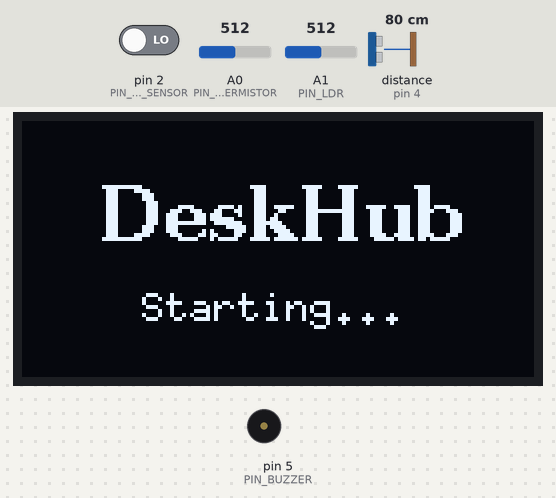
Bench run of a sketch on a simulated Arduino Uno, built with avr-gcc and run on an emulated ATmega328P. Parts: 128×64 one-colour display, buzzer (waves = sounding, pin HIGH). Wiring (inferred from the names in the program): ultrasonic range finder: trigger pin 3; echo pin 4. The test bench sets the inputs (shaded band); at power-on: A1 (PIN_LDR) = 512, pin 2 (PIN_SOUND_SENSOR) LOW, A0 (PIN_THERMISTOR) = 512, distance to the obstacle (sensor on pin 4) 80 cm. The echo pulse lasts 58.3 µs per cm; pins used as bus, display or sensor lines are not drawn.

Above: at 0.4 s.
At 12.1 s:
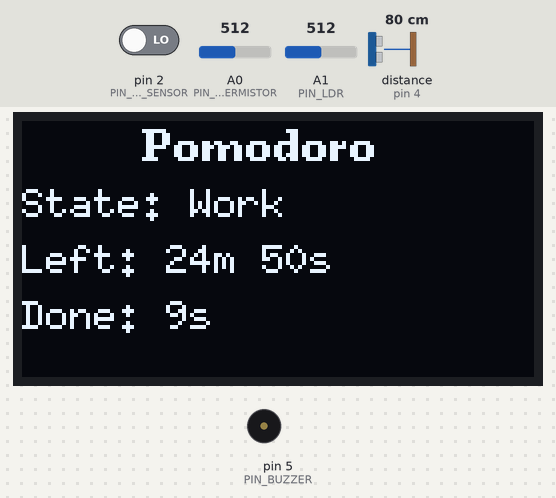
12.2 s: A1 (PIN_LDR) set to 0
At 18.5 s:
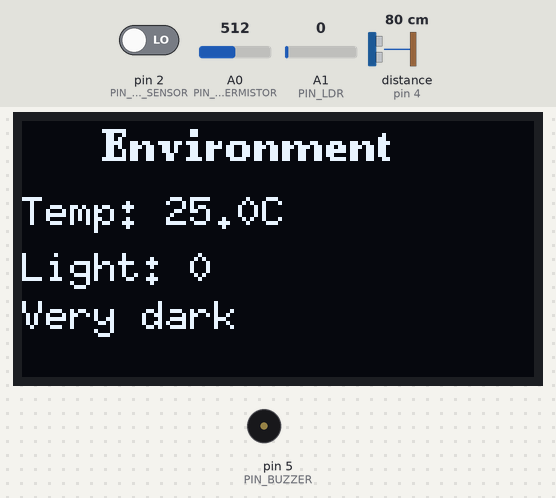
24.0 s: A1 (PIN_LDR) set to 92
At 43.9 s:
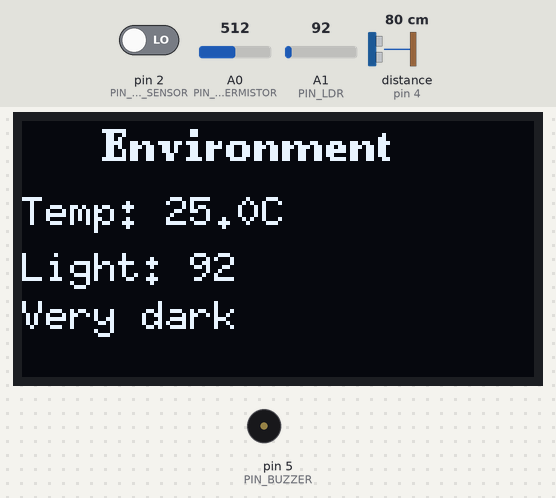
44.2 s: A1 (PIN_LDR) set to 109
At 45.7 s:
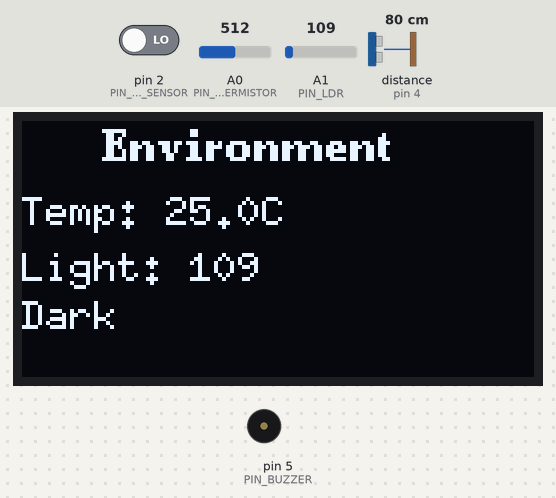
Timing chart, 0 to 47.2 s (numbered marks = the images above; inputs shaded):
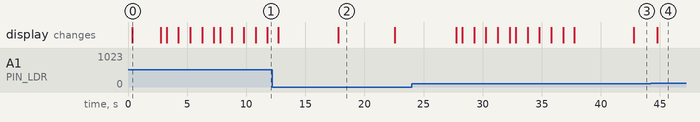

Measured:
- the behaviour switches between 99 and 100 on A1 (PIN_LDR) (found by bisection; images 3 and 4)
- after the input at 12.2 s, the display: first differs from a run without the input after 5.6 s (image 2)
- after the input at 44.2 s, the display: changes after 0.57 s (image 4)
- what the display in image 0 shows lasts 2.5 s, from 0.3 s to 2.8 s
- what the display in image 2 shows lasts 4.8 s, from 17.8 s to 22.6 s

The sketch:

main.ino
```cpp
#include <Arduino.h>
#include "config.h"
#include "DisplayManager.h"
#include "PageManager.h"
#include "PomodoroManager.h"
#include "SensorManager.h"
#include "QuoteManager.h"

DisplayManager displayMgr;
PomodoroManager pomodoroMgr;
SensorManager sensorMgr;
QuoteManager quoteMgr;
PageManager pageMgr;

void setup() {
    Serial.begin(115200);

    displayMgr.init();
    displayMgr.showSplash();
    delay(2000);

    pomodoroMgr.init();
    sensorMgr.init();
    quoteMgr.init();

    pageMgr.init(&displayMgr, &pomodoroMgr, &sensorMgr, &quoteMgr);

    // Auto-start pomodoro for demo
    pomodoroMgr.start();
}

void loop() {
    pomodoroMgr.update();
    sensorMgr.update();
    pageMgr.update();
}
```

DisplayManager.cpp
```cpp
#include "DisplayManager.h"

void DisplayManager::init() {
    u8g2.begin();
    u8g2.setFont(u8g2_font_6x10_tf);
}

void DisplayManager::clear() {
    u8g2.clearBuffer();
}

void DisplayManager::showSplash() {
    u8g2.firstPage();
    do {
        u8g2.setFont(u8g2_font_ncenB14_tr);
        u8g2.drawStr(20, 30, "DeskHub");
        u8g2.setFont(u8g2_font_6x10_tf);
        u8g2.drawStr(30, 50, "Starting...");
    } while (u8g2.nextPage());
}

void DisplayManager::beginDraw() {
    u8g2.firstPage();
}

void DisplayManager::endDraw() {
    // U8g2 page mode handles this in the do-while loop
}

void DisplayManager::drawText(int x, int y, const char* text) {
    u8g2.drawStr(x, y, text);
}

void DisplayManager::drawText(int x, int y, const String& text) {
    u8g2.drawStr(x, y, text.c_str());
}

void DisplayManager::setFont(const uint8_t* font) {
    u8g2.setFont(font);
}
```

DisplayManager.h
```cpp
#ifndef DISPLAY_MANAGER_H
#define DISPLAY_MANAGER_H

#include <U8g2lib.h>
#include "config.h"

class DisplayManager {
public:
    void init();
    void clear();
    void showSplash();
    void beginDraw();
    void endDraw();

    void drawText(int x, int y, const char* text);
    void drawText(int x, int y, const String& text);
    void setFont(const uint8_t* font);

    U8G2_SSD1306_128X64_NONAME_1_HW_I2C& getU8g2() { return u8g2; }

private:
    U8G2_SSD1306_128X64_NONAME_1_HW_I2C u8g2 = U8G2_SSD1306_128X64_NONAME_1_HW_I2C(U8G2_R0, U8X8_PIN_NONE);
};

#endif
```

PageManager.cpp
```cpp
#include "PageManager.h"

void PageManager::init(DisplayManager* display, PomodoroManager* pomodoro, SensorManager* sensor, QuoteManager* quote) {
    displayMgr = display;
    pomodoroMgr = pomodoro;
    sensorMgr = sensor;
    quoteMgr = quote;

    currentPage = PAGE_HOME;
    lastPageCycle = millis();
    lastDisplayUpdate = 0;
}

void PageManager::update() {
    unsigned long now = millis();

    // Auto-cycle pages
    if (now - lastPageCycle >= PAGE_CYCLE_INTERVAL) {
        lastPageCycle = now;
        nextPage();
    }

    // Update display
    if (now - lastDisplayUpdate >= DISPLAY_UPDATE_INTERVAL) {
        lastDisplayUpdate = now;
        drawCurrentPage();
    }
}

void PageManager::nextPage() {
    currentPage = (PageType)((currentPage + 1) % PAGE_COUNT);
    if (currentPage == PAGE_QUOTES) {
        quoteMgr->nextQuote();
    }
}

void PageManager::setPage(PageType page) {
    currentPage = page;
    lastPageCycle = millis();
}

void PageManager::drawCurrentPage() {
    displayMgr->getU8g2().firstPage();
    do {
        switch (currentPage) {
            case PAGE_HOME:
                drawHomePage();
                break;
            case PAGE_POMODORO:
                drawPomodoroPage();
                break;
            case PAGE_SESSION:
                drawSessionPage();
                break;
            case PAGE_ENVIRONMENT:
                drawEnvironmentPage();
                break;
            case PAGE_QUOTES:
                drawQuotesPage();
                break;
        }
    } while (displayMgr->getU8g2().nextPage());
}

void PageManager::drawHomePage() {
    displayMgr->setFont(u8g2_font_ncenB10_tr);
    displayMgr->drawText(25, 12, "DeskHub");

    displayMgr->setFont(u8g2_font_6x10_tf);

    String uptime = "Up: " + Utility::formatTime(Utility::getUptime());
    displayMgr->drawText(0, 28, uptime);

    String pomodoroMode = "Mode: ";
    switch (pomodoroMgr->getState()) {
        case POMODORO_IDLE:
            pomodoroMode += "Idle";
            break;
        case POMODORO_WORK:
            pomodoroMode += "Work";
            break;
        case POMODORO_BREAK:
            pomodoroMode += "Break";
            break;
    }
    displayMgr->drawText(0, 40, pomodoroMode);

    String sessions = "Sessions: " + String(pomodoroMgr->getSessionCount());
    displayMgr->drawText(0, 52, sessions);
}

void PageManager::drawPomodoroPage() {
    displayMgr->setFont(u8g2_font_ncenB08_tr);
    displayMgr->drawText(30, 10, "Pomodoro");

    displayMgr->setFont(u8g2_font_6x10_tf);

    String state = "State: ";
    switch (pomodoroMgr->getState()) {
        case POMODORO_IDLE:
            state += "Idle";
            break;
        case POMODORO_WORK:
            state += "Work";
            break;
        case POMODORO_BREAK:
            state += "Break";
            break;
    }
    if (pomodoroMgr->isPaused()) {
        state += " (Paused)";
    }
    displayMgr->drawText(0, 24, state);

    if (pomodoroMgr->getState() != POMODORO_IDLE) {
        String remaining = "Left: " + Utility::formatTime(pomodoroMgr->getTimeRemaining());
        displayMgr->drawText(0, 38, remaining);

        String elapsed = "Done: " + Utility::formatTime(pomodoroMgr->getTimeElapsed());
        displayMgr->drawText(0, 52, elapsed);
    }
}

void PageManager::drawSessionPage() {
    displayMgr->setFont(u8g2_font_ncenB08_tr);
    displayMgr->drawText(35, 10, "Session");

    displayMgr->setFont(u8g2_font_6x10_tf);

    // Hardcoded activity for now
    displayMgr->drawText(0, 28, "Activity:");
    displayMgr->setFont(u8g2_font_ncenB08_tr);
    displayMgr->drawText(25, 45, "Coding");

    displayMgr->setFont(u8g2_font_6x10_tf);
    displayMgr->drawText(0, 60, "Sessions: " + String(pomodoroMgr->getSessionCount()));
}

void PageManager::drawEnvironmentPage() {
    displayMgr->setFont(u8g2_font_ncenB08_tr);
    displayMgr->drawText(20, 10, "Environment");

    displayMgr->setFont(u8g2_font_6x10_tf);

    String temp = "Temp: " + String(sensorMgr->getTemperature(), 1) + "C";
    displayMgr->drawText(0, 26, temp);

    int lightLevel = sensorMgr->getLightLevel();
    String light = "Light: " + String(lightLevel);
    displayMgr->drawText(0, 40, light);
    displayMgr->drawText(0, 52, getLightDescription(lightLevel));

}


void PageManager::drawQuotesPage() {
    displayMgr->setFont(u8g2_font_ncenB08_tr);
    displayMgr->drawText(35, 10, "Quotes");

    displayMgr->setFont(u8g2_font_6x10_tf);

    const char* quote = quoteMgr->getCurrentQuote();

    // Simple word wrap for quotes
    String quoteStr = String(quote);
    int lineY = 35;
    int maxWidth = 120;
    int startIdx = 0;

    while (startIdx < quoteStr.length()) {
        int endIdx = startIdx + 20;
        if (endIdx >= quoteStr.length()) {
            endIdx = quoteStr.length();
        } else {
            // Find last space
            while (endIdx > startIdx && quoteStr.charAt(endIdx) != ' ') {
                endIdx--;
            }
            if (endIdx == startIdx) {
                endIdx = startIdx + 20;
            }
        }

        String line = quoteStr.substring(startIdx, endIdx);
        displayMgr->drawText(5, lineY, line);
        lineY += 12;
        startIdx = endIdx + 1;

        if (lineY > 60) break;
    }
}

String PageManager::getLightDescription(int level) {
    if (level < 100) {
        return "Very dark";
    } else if (level < 300) {
        return "Dark";
    } else if (level < 600) {
        return "Dim";
    } else if (level < 800) {
        return "Bright";
    } else {
        return "Very bright";
    }
}
```

PageManager.h
```cpp
#ifndef PAGE_MANAGER_H
#define PAGE_MANAGER_H

#include <Arduino.h>
#include "DisplayManager.h"
#include "PomodoroManager.h"
#include "SensorManager.h"
#include "QuoteManager.h"
#include "Utility.h"

enum PageType {
    PAGE_HOME,
    PAGE_POMODORO,
    PAGE_SESSION,
    PAGE_ENVIRONMENT,
    PAGE_QUOTES,
    PAGE_COUNT
};

class PageManager {
public:
    void init(DisplayManager* display, PomodoroManager* pomodoro, SensorManager* sensor, QuoteManager* quote);
    void update();
    void nextPage();
    void setPage(PageType page);

private:
    DisplayManager* displayMgr;
    PomodoroManager* pomodoroMgr;
    SensorManager* sensorMgr;
    QuoteManager* quoteMgr;

    PageType currentPage;
    unsigned long lastPageCycle;
    unsigned long lastDisplayUpdate;

    void drawCurrentPage();
    void drawHomePage();
    void drawPomodoroPage();
    void drawSessionPage();
    void drawEnvironmentPage();
    void drawQuotesPage();

    String getLightDescription(int level);
};

#endif
```

PomodoroManager.cpp
```cpp
#include "PomodoroManager.h"

void PomodoroManager::init() {
    state = POMODORO_IDLE;
    startTime = 0;
    pauseTime = 0;
    elapsedBeforePause = 0;
    paused = false;
    sessionCount = 0;
    pinMode(PIN_BUZZER, OUTPUT);
    digitalWrite(PIN_BUZZER, LOW);
}

void PomodoroManager::update() {
    if (state == POMODORO_IDLE || paused) {
        return;
    }

    unsigned long elapsed = millis() - startTime + elapsedBeforePause;

    if (state == POMODORO_WORK && elapsed >= POMODORO_WORK_DURATION) {
        switchToBreak();
    } else if (state == POMODORO_BREAK && elapsed >= POMODORO_BREAK_DURATION) {
        switchToWork();
    }
}

void PomodoroManager::start() {
    state = POMODORO_WORK;
    startTime = millis();
    elapsedBeforePause = 0;
    paused = false;
    sessionCount = 0;
}

void PomodoroManager::pause() {
    if (state != POMODORO_IDLE && !paused) {
        paused = true;
        pauseTime = millis();
        elapsedBeforePause += (pauseTime - startTime);
    }
}

void PomodoroManager::resume() {
    if (paused) {
        paused = false;
        startTime = millis();
    }
}

void PomodoroManager::reset() {
    state = POMODORO_IDLE;
    startTime = 0;
    pauseTime = 0;
    elapsedBeforePause = 0;
    paused = false;
    digitalWrite(PIN_BUZZER, LOW);
}

unsigned long PomodoroManager::getTimeRemaining() const {
    if (state == POMODORO_IDLE) {
        return 0;
    }

    unsigned long elapsed = paused ? elapsedBeforePause : (millis() - startTime + elapsedBeforePause);
    unsigned long duration = (state == POMODORO_WORK) ? POMODORO_WORK_DURATION : POMODORO_BREAK_DURATION;

    if (elapsed >= duration) {
        return 0;
    }
    return duration - elapsed;
}

unsigned long PomodoroManager::getTimeElapsed() const {
    if (state == POMODORO_IDLE) {
        return 0;
    }
    return paused ? elapsedBeforePause : (millis() - startTime + elapsedBeforePause);
}

void PomodoroManager::switchToBreak() {
    state = POMODORO_BREAK;
    startTime = millis();
    elapsedBeforePause = 0;
    sessionCount++;
    playBuzzer();
}

void PomodoroManager::switchToWork() {
    state = POMODORO_WORK;
    startTime = millis();
    elapsedBeforePause = 0;
    playBuzzer();
}

void PomodoroManager::playBuzzer() {
    tone(PIN_BUZZER, 1000, 200);
}
```

PomodoroManager.h
```cpp
#ifndef POMODORO_MANAGER_H
#define POMODORO_MANAGER_H

#include <Arduino.h>
#include "config.h"

enum PomodoroState {
    POMODORO_IDLE,
    POMODORO_WORK,
    POMODORO_BREAK
};

class PomodoroManager {
public:
    void init();
    void update();
    void start();
    void pause();
    void resume();
    void reset();

    PomodoroState getState() const { return state; }
    unsigned long getTimeRemaining() const;
    unsigned long getTimeElapsed() const;
    bool isPaused() const { return paused; }
    uint16_t getSessionCount() const { return sessionCount; }

private:
    PomodoroState state;
    unsigned long startTime;
    unsigned long pauseTime;
    unsigned long elapsedBeforePause;
    bool paused;
    uint16_t sessionCount;

    void switchToBreak();
    void switchToWork();
    void playBuzzer();
};

#endif
```

QuoteManager.cpp
```cpp
#include "QuoteManager.h"

const char* QuoteManager::quotes[] = {
    "Code is poetry",
    "Stay focused",
    "One step at a time",
    "Debug your mind",
    "Keep learning",
    "Build something",
    "Break the routine",
    "Think different",
    "Iterate & improve",
    "Ship it!"
};

const uint8_t QuoteManager::quoteCount = sizeof(quotes) / sizeof(quotes[0]);

void QuoteManager::init() {
    currentIndex = 0;
}

const char* QuoteManager::getCurrentQuote() {
    return quotes[currentIndex];
}

void QuoteManager::nextQuote() {
    currentIndex = (currentIndex + 1) % quoteCount;
}
```

QuoteManager.h
```cpp
#ifndef QUOTE_MANAGER_H
#define QUOTE_MANAGER_H

#include <Arduino.h>

class QuoteManager {
public:
    void init();
    const char* getCurrentQuote();
    void nextQuote();

private:
    uint8_t currentIndex;
    static const char* quotes[];
    static const uint8_t quoteCount;
};

#endif
```

SensorManager.cpp
```cpp
#include "SensorManager.h"
#include <math.h>

void SensorManager::init() {
    pinMode(PIN_THERMISTOR, INPUT);
    pinMode(PIN_LDR, INPUT);
    pinMode(PIN_SOUND_SENSOR, INPUT);
    pinMode(PIN_ULTRASONIC_TRIG, OUTPUT);
    pinMode(PIN_ULTRASONIC_ECHO, INPUT);

    digitalWrite(PIN_ULTRASONIC_TRIG, LOW);

    temperature = 0.0;
    lightLevel = 0;
    soundDetected = false;
    distance = 0;
    lastSensorRead = 0;
}

void SensorManager::update() {
    unsigned long now = millis();
    if (now - lastSensorRead >= SENSOR_READ_INTERVAL) {
        lastSensorRead = now;

        readThermistor();
        readLDR();
        readSoundSensor();
        readUltrasonic();
    }
}

void SensorManager::readThermistor() {
    int raw = analogRead(PIN_THERMISTOR);

    // Convert ADC to resistance
    float resistance = THERMISTOR_SERIES_RESISTOR / ((1023.0 / raw) - 1.0);

    // Steinhart-Hart equation
    float steinhart;
    steinhart = resistance / THERMISTOR_NOMINAL;
    steinhart = log(steinhart);
    steinhart /= THERMISTOR_B_COEFFICIENT;
    steinhart += 1.0 / (THERMISTOR_TEMP_NOMINAL + 273.15);
    steinhart = 1.0 / steinhart;
    steinhart -= 273.15;

    temperature = steinhart;
}

void SensorManager::readLDR() {
    lightLevel = analogRead(PIN_LDR);
}

void SensorManager::readSoundSensor() {
    soundDetected = digitalRead(PIN_SOUND_SENSOR) == HIGH;
}

void SensorManager::readUltrasonic() {
    digitalWrite(PIN_ULTRASONIC_TRIG, LOW);
    delayMicroseconds(2);
    digitalWrite(PIN_ULTRASONIC_TRIG, HIGH);
    delayMicroseconds(10);
    digitalWrite(PIN_ULTRASONIC_TRIG, LOW);

    unsigned long duration = pulseIn(PIN_ULTRASONIC_ECHO, HIGH, ULTRASONIC_TIMEOUT);

    if (duration == 0) {
        distance = -1.0;
    } else {
        distance = duration * 0.034 / 2.0;
    }
}
```

SensorManager.h
```cpp
#ifndef SENSOR_MANAGER_H
#define SENSOR_MANAGER_H

#include <Arduino.h>
#include "config.h"

class SensorManager {
public:
    void init();
    void update();

    float getTemperature() const { return temperature; }
    int getLightLevel() const { return lightLevel; }
    bool getSoundDetected() const { return soundDetected; }
    float getDistance() const { return distance; }

private:
    float temperature;
    int lightLevel;
    bool soundDetected;
    float distance;

    unsigned long lastSensorRead;

    void readThermistor();
    void readLDR();
    void readSoundSensor();
    void readUltrasonic();
};

#endif
```

Utility.cpp
```cpp
#include "Utility.h"

unsigned long Utility::getUptime() {
    return millis();
}

int Utility::getFreeRAM() {
    extern int __heap_start, *__brkval;
    int v;
    return (int)&v - (__brkval == 0 ? (int)&__heap_start : (int)__brkval);
}

String Utility::formatTime(unsigned long milliseconds) {
    unsigned long seconds = milliseconds / 1000;
    unsigned long minutes = seconds / 60;
    unsigned long hours = minutes / 60;

    seconds %= 60;
    minutes %= 60;

    String result = "";
    if (hours > 0) {
        result += String(hours) + "h ";
    }
    if (minutes > 0 || hours > 0) {
        result += String(minutes) + "m ";
    }
    result += String(seconds) + "s";

    return result;
}
```

Utility.h
```cpp
#ifndef UTILITY_H
#define UTILITY_H

#include <Arduino.h>

class Utility {
public:
    static unsigned long getUptime();
    static int getFreeRAM();
    static String formatTime(unsigned long milliseconds);
};

#endif
```

config.h
```cpp
#ifndef CONFIG_H
#define CONFIG_H

// Pin definitions
#define PIN_BUZZER        5
#define PIN_ULTRASONIC_ECHO 4
#define PIN_ULTRASONIC_TRIG 3
#define PIN_SOUND_SENSOR  2
#define PIN_LDR           A1
#define PIN_THERMISTOR    A0

// I2C pins (hardware)
#define PIN_SDA           A4
#define PIN_SCL           A5

// OLED I2C address
#define OLED_I2C_ADDRESS  0x3C

// Timing constants (milliseconds)
#define DISPLAY_UPDATE_INTERVAL   500
#define SENSOR_READ_INTERVAL      1000
#define PAGE_CYCLE_INTERVAL       5000
#define ULTRASONIC_TIMEOUT        30000

// Pomodoro constants (milliseconds)
#define POMODORO_WORK_DURATION    (25UL * 60 * 1000)
#define POMODORO_BREAK_DURATION   (5UL * 60 * 1000)

// Thermistor constants (voltage divider with 10k resistor)
#define THERMISTOR_SERIES_RESISTOR 10000.0
#define THERMISTOR_NOMINAL         10000.0
#define THERMISTOR_TEMP_NOMINAL    25.0
#define THERMISTOR_B_COEFFICIENT   3950.0

// LDR constants
#define LDR_SERIES_RESISTOR 10000.0

// Firmware version
#define FIRMWARE_VERSION "1.0.0"

#endif
```
